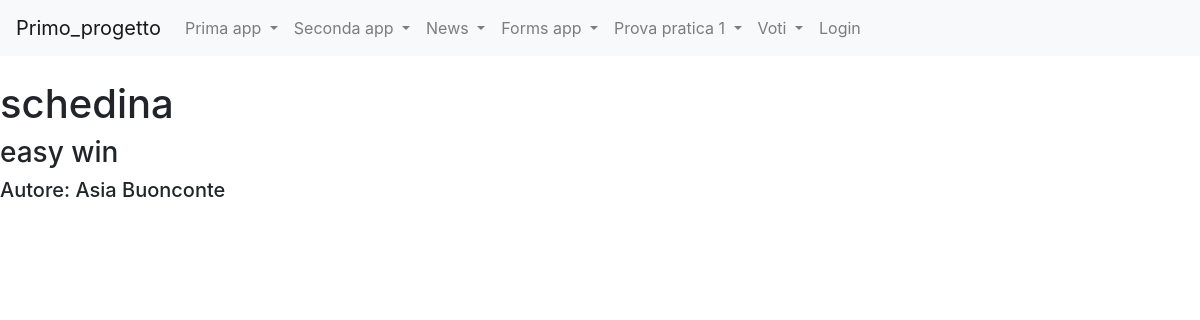
Page /news/articoli/12 on the earlier database version.
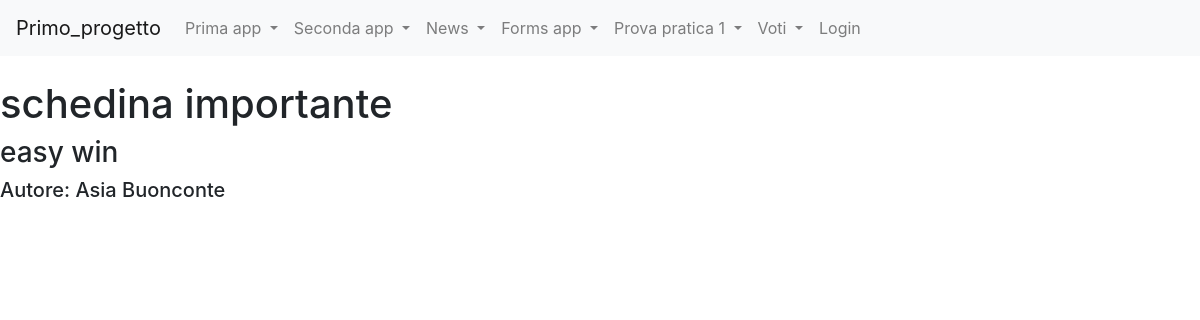
Same page on the later database version.
### news/models.py (models this page shows, shortened)
class Articolo(models.Model):
    titolo = models.CharField(max_length=100)
    contenuto = models.TextField()
    giornalista= models.ForeignKey(Giornalista, on_delete=models.CASCADE, related_name="articoli")
    data= models.DateField(blank=True)
    visualizzazioni= models.IntegerField(default=0, blank=True)
    class Meta:
        verbose_name = "Articolo"
        verbose_name_plural = "Articoli"

class Giornalista(models.Model):
    nome = models.CharField(max_length=20)
    cognome = models.CharField(max_length=20)
    anno_di_nascita = models.DateField(blank=True)
    def __str__(self):
        return self.nome + " " + self.cognome
    class Meta:
        verbose_name = "Giornalista"
        verbose_name_plural = "Giornalisti"

### news/views.py (the view)
# urls.py: path("articoli", articoloDetailView, name="articolo_detail"),
def articoloDetailView(request, pk=None):
    articolo=get_object_or_404(Articolo, pk=pk)
    context={"articolo": articolo}
    return render (request, "articolo_detail.html", context)

### news/templates/articolo_detail.html (shortened to what this page needs)
{% extends 'base.html' %}
{% block content %}
    <h1>{{articolo.titolo}}</h1>
    <h3>{{articolo.contenuto}}</h3>
    <h5>Autore: {{articolo.giornalista}}</h5>
{% endblock content %}

Differences in the rows shown:
changed Articolo "easy win": titolo "schedina" → "schedina importante"
